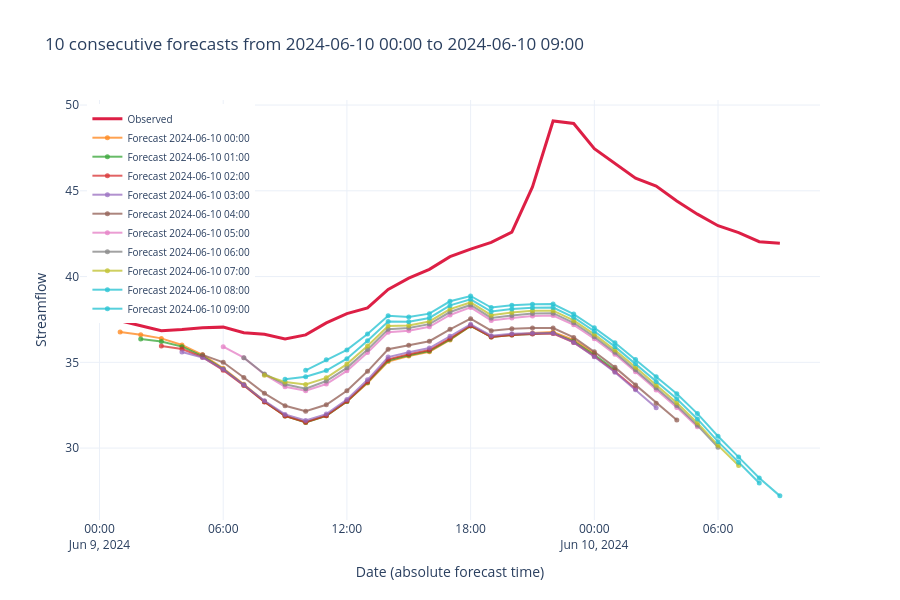

Notebook code cell kept with this figure:
### Code cell
plot_forecast_horizon_series(
    xr_ds,
    issue_date="2024-06-10 00:00:00",
    n_forecasts=10
).show()
